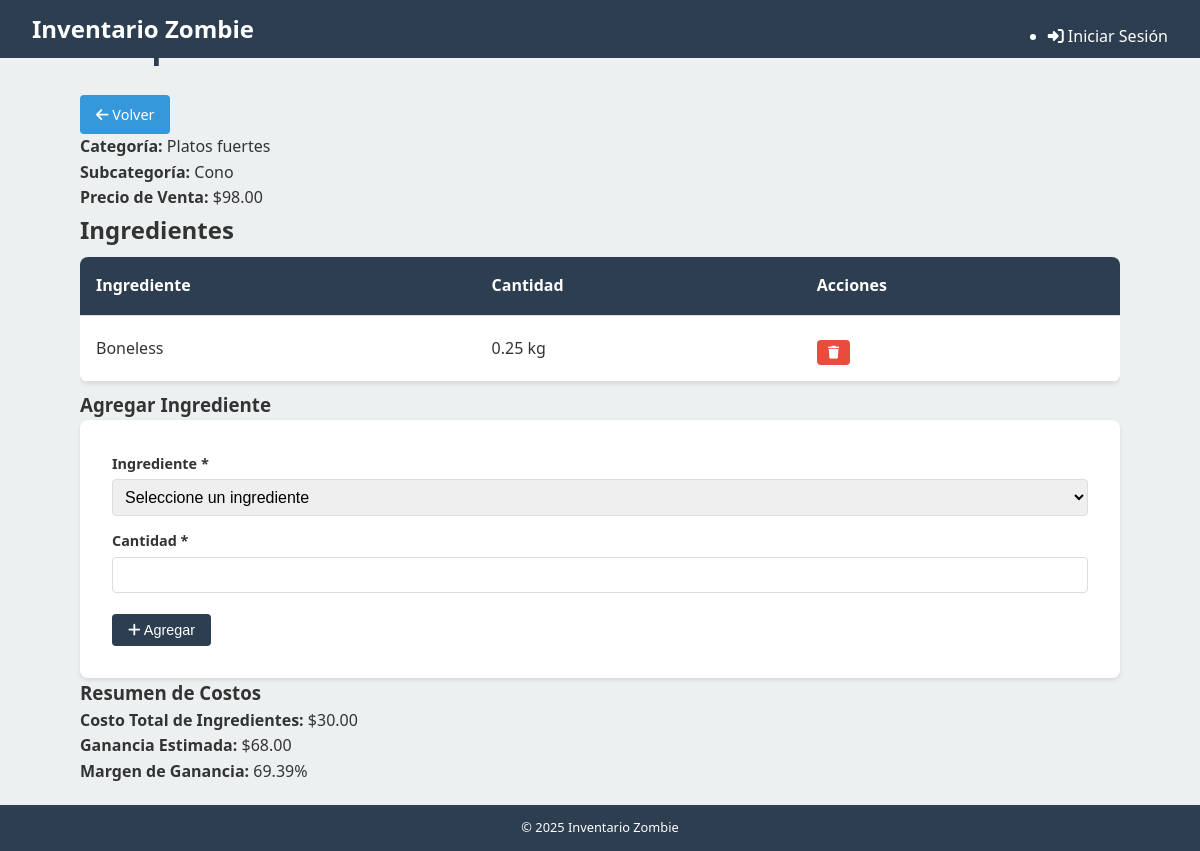
The page /articulos/composicion/11 on the database its author committed.
### tables this page shows
CREATE TABLE ArticulosVendidos (
    id INTEGER PRIMARY KEY AUTOINCREMENT,
    nombre TEXT NOT NULL UNIQUE,
    categoria TEXT,
    subcategoria TEXT,
    precio_venta REAL
);

CREATE TABLE ComposicionArticulo (
    id INTEGER PRIMARY KEY AUTOINCREMENT,
    articulo_id INTEGER NOT NULL,
    ingrediente_id INTEGER NOT NULL,
    cantidad REAL NOT NULL,
    FOREIGN KEY (articulo_id) REFERENCES ArticulosVendidos (id),
    FOREIGN KEY (ingrediente_id) REFERENCES Ingredientes (id)
);

CREATE TABLE Ingredientes (
    id INTEGER PRIMARY KEY AUTOINCREMENT,
    nombre TEXT NOT NULL UNIQUE,
    unidad_medida TEXT NOT NULL,
    precio_compra REAL,
    cantidad_actual REAL NOT NULL DEFAULT 0,
    stock_minimo REAL
, categoria TEXT);

### routes/articulos.py (the view)
@articulos_web_bp.route('/composicion/<int:id>', methods=['GET'])
def composicion(id):
    db = get_db()
    cursor = db.execute('SELECT * FROM ArticulosVendidos WHERE id = ?', (id,))
    articulo = cursor.fetchone()
    if articulo is None:
        return render_template('error.html', message='Artículo no encontrado'), 404
    cursor = db.execute('''
        SELECT c.id, c.articulo_id, c.ingrediente_id, c.cantidad,
               i.nombre as ingrediente_nombre, i.unidad_medida, i.precio_compra
        FROM ComposicionArticulo c
        JOIN Ingredientes i ON c.ingrediente_id = i.id
        WHERE c.articulo_id = ?
    ''', (id,))
    composicion = [dict(id=row['id'],
                       articulo_id=row['articulo_id'],
                       ingrediente_id=row['ingrediente_id'],
                       cantidad=row['cantidad'],
                       ingrediente_nombre=row['ingrediente_nombre'],
                       unidad_medida=row['unidad_medida'],
                       precio_compra=row['precio_compra'])
                  for row in cursor.fetchall()]
    cursor = db.execute('SELECT * FROM Ingredientes')
    ingredientes = [dict(id=row['id'],
                        nombre=row['nombre'],
                        unidad_medida=row['unidad_medida'])
                   for row in cursor.fetchall()]
    costo_total = sum(comp['precio_compra'] * comp['cantidad'] for comp in composicion)
    return render_template('articulos/composicion.html',
                          articulo=articulo,
                          composicion=composicion,
                          ingredientes=ingredientes,
                          costo_total=costo_total)

### app.py (called while the page is built)
@app.template_global()
def now():
    return datetime.datetime.now()

@app.after_request
def add_cors_headers(response):
    response.headers.add('Access-Control-Allow-Origin', '*')
    response.headers.add('Access-Control-Allow-Headers', 'Content-Type,Authorization')
    response.headers.add('Access-Control-Allow-Methods', 'GET,PUT,POST,DELETE,OPTIONS')
    return response

### database.py (called while the page is built)
def get_db():
    if 'db' not in g:
        g.db = sqlite3.connect(
            current_app.config['DATABASE'],
            detect_types=sqlite3.PARSE_DECLTYPES
        )
        g.db.row_factory = sqlite3.Row
    return g.db

### templates/articulos/composicion.html (shortened to what this page needs)
{% extends "layout.html" %}
{% block content %}
<div class="page-header">
    <h1>Composición: {{ articulo.nombre }}</h1>
    <a href="{{ url_for('articulos_web.index') }}" class="btn btn-secondary">
        <i class="fas fa-arrow-left"></i> Volver
    </a>
</div>
<div class="product-details">
    <div class="detail-item">
        <strong>Categoría:</strong> {{ articulo.categoria }}
    </div>
    {% if articulo.subcategoria %}
    <div class="detail-item">
        <strong>Subcategoría:</strong> {{ articulo.subcategoria }}
    </div>
    {% endif %}
    <div class="detail-item">
        <strong>Precio de Venta:</strong> ${{ "%.2f"|format(articulo.precio_venta) }}
    </div>
</div>
<div class="composition-section">
    <h2>Ingredientes</h2>
    <div class="table-responsive">
        <table>
            <thead>
                <tr>
                    <th>Ingrediente</th>
                    <th>Cantidad</th>
                    <th>Acciones</th>
                </tr>
            </thead>
            <tbody id="composition-list">
                {% for comp in composicion %}
                <tr>
                    <td>{{ comp.ingrediente_nombre }}</td>
                    <td>{{ comp.cantidad }} {{ comp.unidad_medida }}</td>
                    <td>
                        <button class="btn btn-danger btn-sm delete-composition"
                                data-id="{{ comp.id }}"
                                data-ingrediente="{{ comp.ingrediente_nombre }}">
                            <i class="fas fa-trash"></i>
                        </button>
                    </td>
                </tr>
                {% else %}
                <tr>
                    <td colspan="3" class="text-center">No hay ingredientes en este artículo</td>
                </tr>
                {% endfor %}
            </tbody>
        </table>
    </div>
    <div class="composition-form-container">
        <h3>Agregar Ingrediente</h3>
        <form id="composition-form" class="mobile-form">
            <div class="form-group">
                <label for="ingrediente_id">Ingrediente <span class="required">*</span></label>
                <select id="ingrediente_id" name="ingrediente_id" required>
                    <option value="" disabled selected>Seleccione un ingrediente</option>
                </select>
            </div>
            <div class="form-group">
                <label for="cantidad">Cantidad <span class="required">*</span></label>
                <input type="number" id="cantidad" name="cantidad" step="0.01" min="0.01" required>
            </div>
            <div class="form-actions">
                <button type="submit" class="btn btn-primary">
                    <i class="fas fa-plus"></i> Agregar
                </button>
            </div>
        </form>
    </div>
</div>
<div class="cost-summary">
    <h3>Resumen de Costos</h3>
    <div class="detail-item">
        <strong>Costo Total de Ingredientes:</strong> <span id="total-cost">${{ "%.2f"|format(costo_total) }}</span>
    </div>
    <div class="detail-item">
        <strong>Ganancia Estimada:</strong> <span id="estimated-profit">${{ "%.2f"|format(articulo.precio_venta - costo_total) }}</span>
    </div>
    <div class="detail-item">
        <strong>Margen de Ganancia:</strong>
        <span id="profit-margin">
            {% if articulo.precio_venta > 0 %}
            {{ "%.2f"|format(((articulo.precio_venta - costo_total) / articulo.precio_venta) * 100) }}%
            {% else %}
            0.00%
            {% endif %}
        </span>
    </div>
</div>
{% endblock %}

### static/css/main.css (style rules this page uses)
:root { --primary-color: #2c3e50; --secondary-color: #3498db; --accent-color: #e74c3c; --background-color: #ecf0f1; --text-color: #333; --light-text: #fff; --success-color: #2ecc71; --warning-color: #f39c12; --error-color: #e74c3c; --info-color: #3498db; }
* { margin: 0; padding: 0; box-sizing: border-box; }
body { font-family: 'Segoe UI', Tahoma, Geneva, Verdana, sans-serif; line-height: 1.6; color: var(--text-color); background-color: var(--background-color); }
h1 { color: var(--primary-color); margin-bottom: 1rem; font-size: 1.5rem; text-align: center; }
.btn { display: inline-block; background-color: var(--secondary-color); color: var(--light-text); padding: 0.5rem 1rem; border-radius: 4px; text-decoration: none; margin-top: 0.5rem; transition: background-color 0.3s; text-align: center; border: none; cursor: pointer; font-size: 0.9rem; }
form { background: white; padding: 1rem; border-radius: 8px; box-shadow: 0 2px 4px rgba(0, 0, 0, 0.1); width: 100%; margin: 0 auto; }
.form-group { margin-bottom: 0.8rem; }
label { display: block; margin-bottom: 0.3rem; font-weight: bold; font-size: 0.9rem; }
input, select, textarea { width: 100%; padding: 0.5rem; border: 1px solid #ddd; border-radius: 4px; font-size: 1rem; }
.table-responsive { overflow-x: auto; width: 100%; }
table { width: 100%; border-collapse: collapse; margin: 0.5rem 0; background-color: white; border-radius: 8px; overflow: hidden; box-shadow: 0 2px 4px rgba(0, 0, 0, 0.1); }
th, td { padding: 0.7rem; text-align: left; border-bottom: 1px solid #ddd; font-size: 0.9rem; }
th { background-color: var(--primary-color); color: var(--light-text); }
@media screen and (min-width: 768px) { h1 { font-size: 2rem; text-align: left; } }
@media screen and (min-width: 768px) { form { padding: 2rem; } }
@media screen and (min-width: 768px) { th, td { padding: 1rem; font-size: 1rem; } }
.btn-primary { background-color: var(--primary-color); }
.btn-secondary { background-color: var(--secondary-color); }
.btn-danger { background-color: var(--accent-color); }
.btn-sm { padding: 0.3rem 0.7rem; font-size: 0.8rem; }

### rows shown on the page
ArticulosVendidos: categoria "Platos fuertes", subcategoria "Cono", precio_venta "98.00", articulo.precio_venta-costo_total "68.00", precio_venta "69.39"
ComposicionArticulo: ingrediente_nombre "Boneless", cantidad "0.25", unidad_medida "kg"

### other values the page prints
{{ "%.2f"|format(costo_total) }} "30.00"
